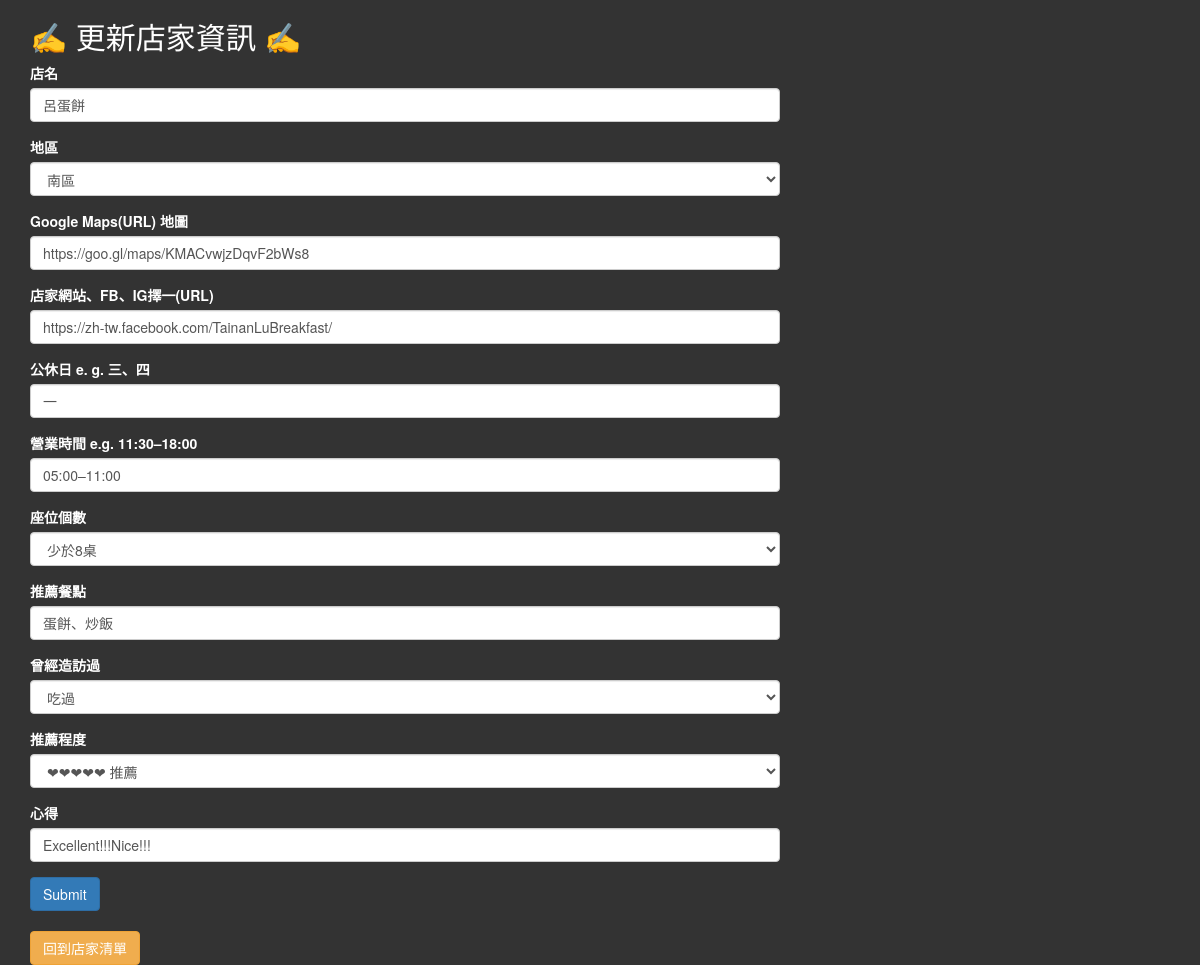
Page /edit-cafe/BreakfastStore/呂蛋餅 (signed in) on the committed database.
### main.py (models this page shows)
class BreakfastStore(db.Model):
    __tablename__ = "breakfast_store"
    id = db.Column(db.Integer, primary_key=True)
    cafe = db.Column(db.String(250), unique=True, nullable=False)
    location = db.Column(db.String(250), nullable=False)
    maps_url = db.Column(db.String(1000), nullable=False)
    website = db.Column(db.String(1000), nullable=False)
    rest = db.Column(db.String(250), nullable=False)
    openhours = db.Column(db.String(250), nullable=False)
    seats = db.Column(db.String(250), nullable=False)
    meal = db.Column(db.String(1000), nullable=False)
    visited = db.Column(db.String(250), nullable=False)
    recommend = db.Column(db.String(250), nullable=False)
    comment = db.Column(db.String(250), nullable=False)

### main.py (the view, shortened to what this page needs)
@app.route('/edit-cafe/<db_name>/<cafe_title>', methods=["GET", "POST"])
def edit_cafe(db_name, cafe_title):
    if db_name == "Cafe":
        cafe = Cafe.query.filter_by(cafe=cafe_title).first()
    elif db_name == "StreetfoodStore":
        cafe = StreetfoodStore.query.filter_by(cafe=cafe_title).first()
    elif db_name == "IceStore":
        cafe = IceStore.query.filter_by(cafe=cafe_title).first()
    elif db_name == "BreakfastStore":
        cafe = BreakfastStore.query.filter_by(cafe=cafe_title).first()
    if db_name == "Cafe":
        form = CafeForm()
    elif db_name == "StreetfoodStore":
        form = StoreForm()
    elif db_name == "IceStore":
        form = StoreForm()
    elif db_name == "BreakfastStore":
        form = BreakfastForm()
    form.cafe.data = cafe.cafe
    form.location.data = cafe.location
    form.maps_url.data = cafe.maps_url
    form.website.data = cafe.website
    form.rest.data = cafe.rest
    form.openhours.data = cafe.openhours
    if db_name == "Cafe":
        form.timelimit.data = cafe.timelimit
        form.wifi.data = cafe.wifi
        form.table.data = cafe.table
    if db_name != "BreakfastStore":
        form.toilet.data = cafe.toilet
    form.seats.data = cafe.seats
    form.meal.data = cafe.meal
    form.visited.data = cafe.visited
    form.recommend.data = cafe.recommend
    form.comment.data = cafe.comment
    return render_template('edit.html', form=form, db_name=db_name)

### main.py
class BreakfastForm(FlaskForm):
    cafe = StringField('店名', validators=[DataRequired()])
    location = SelectField('地區', choices=[(zone, zone) for zone in TAINAIN_ZONES.split("\n")])
    maps_url = StringField('Google Maps(URL) 地圖', validators=[URL()])
    website = StringField('店家網站、FB、IG擇一(URL)', validators=[URL()])
    rest = StringField('公休日 e. g. 三、四', validators=[DataRequired()])
    openhours = StringField('營業時間 e.g. 11:30–18:00', validators=[DataRequired()])
    seats = SelectField('座位個數', choices=[('0', '無內用'), ('< 8', '少於8桌'), ('>=8', '至少8桌')])
    meal = StringField('推薦餐點', validators=[DataRequired()])
    visited = SelectField('曾經造訪過', choices=[('v', '吃過'), (' ', '沒吃過')])
    recommend = SelectField('推薦程度', choices=[
        ("??️", "沒吃過"), ("❤️", "❤ 不推薦"), ("❤️❤️️", "❤❤ 普通"), ("❤️❤️❤️️", "❤❤❤ 中上"), ("❤️❤️❤️❤️", "❤❤❤❤ 不錯"), ("❤️❤️❤️❤️❤️", "❤❤❤❤❤ 推薦")])
    comment = StringField('心得', validators=[DataRequired()])
    submit = SubmitField('Submit')

### main.py (called while the page is built)
@login_manager.user_loader
def load_user(user_id):
    return User.query.get(int(user_id))

### templates/edit.html (shortened to what this page needs)
{% extends 'bootstrap/base.html' %}
{% import "bootstrap/wtf.html" as wtf %}
{% block styles %}
    {{super()}}
    <link rel="stylesheet"
          href="{{url_for('.static', filename='css/styles.css')}}">
{% endblock %}
{% block content %}
<div class="container">
  <div class="row">
    <div class="col-sm-12 col-md-8">
      <h2>✍️ 更新店家資訊 ✍️</h2>
        {{ wtf.quick_form(form, novalidate=True, button_map={"submit": "primary"}) }}
        <a class="btn btn-warning btn-md" href="{{ url_for('stores', db_name=db_name) }}" role="button">回到店家清單</a>
    </div>
  </div>
</div>
{% endblock %}

### static/css/styles.css (style rules this page uses)
body { background-color: #333; color: white; }
a { color: #ffc107; }

### rows in the picture
BreakfastStore: cafe "呂蛋餅", location "南區", maps_url "https://goo.gl/maps/KMACvwjzDqvF2bWs8", website "https://zh-tw.facebook.com/TainanLuBreakfast/", rest "一", openhours "05:00–11:00", seats "少於8桌", meal "蛋餅、炒飯", visited "吃過", recommend "❤❤❤❤❤ 推薦", comment "Excellent!!!Nice!!!"
